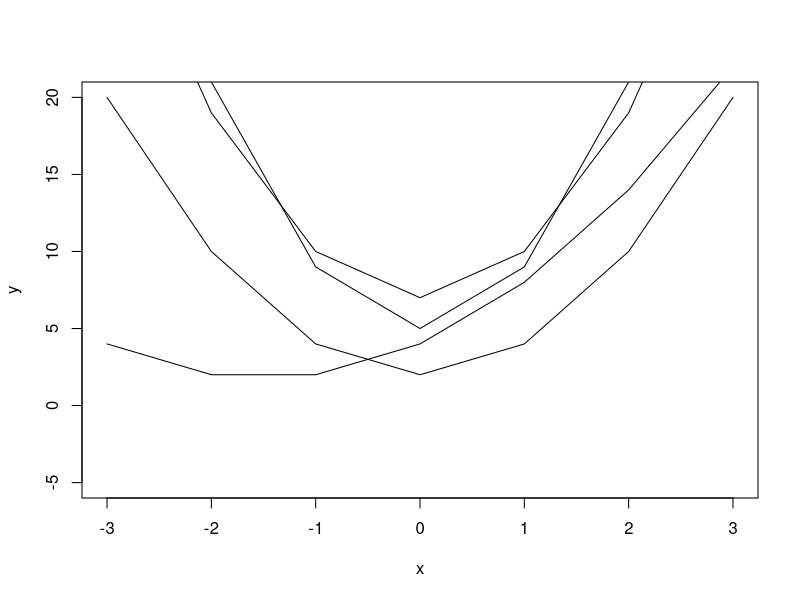

Reproduce this figure in R.
## ---- chunk 1
quad <- function(x,a=0,b=0,c=0){
 return(a*x^2+b*x+c) 
}
x <- c(-3,-2,-1,0,1,2,3)
y <- quad(x,1,3,4)
plot(x,y,'l',ylim=c(-5,20))
y4 <- quad(x,a=3,c=7)
y2 <- quad(x,a=2,c=2)
y3 <- quad(x,a=4,c=5)
lines(x,y2,'l')
lines(x,y3,'l')
lines(x,y4,'l')

